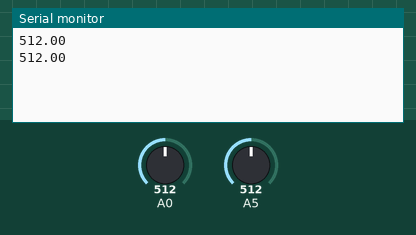
Simulated run of this sketch. Board: Arduino Uno, built with avr-gcc and run on an emulated ATmega328P. Shown: the last lines printed to the serial monitor. The test bench sets the inputs (shaded band); at power-on: A5 = 512, A0 = 512.

Above: at 2.8 s.
2.9 s: A5 set to 534
At 4.6 s:
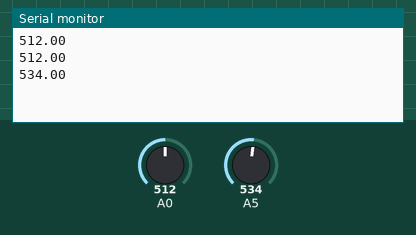
5.6 s: A5 set to 555
At 6.5 s:
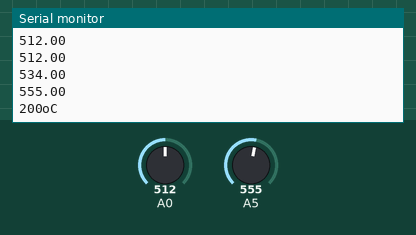
Timing chart, 0 to 8.6 s (numbered marks = the images above; inputs shaded):
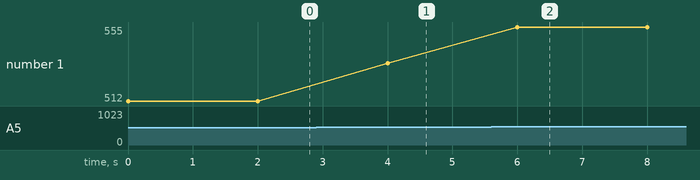

Measured:
- the behaviour switches between 544 and 545 on A5 (found by bisection; images 1 and 2)
- after the input at 2.9 s, the serial monitor: prints a new line after 1.1 s (image 1)
- after the input at 5.6 s, the serial monitor: prints a new line after 0.40 s (image 2)
- plotted number 1: 512 → 534 after the input at 2.9 s, 534 → 555 after the input at 5.6 s

The sketch:

HW1.ino
```cpp
void setup() {
  Serial.begin(9600);
  pinMode(A0, INPUT);
  pinMode(A5, INPUT);
}

void loop() {
  float V = analogRead(A5);
  Serial.println(V);
  // 假設 V 大於 544 是白天
  // 啟動 TMP 偵測當前溫度
  if(V > 544) {
  	float TMP = analogRead(A0);
  	// 官方公式換算
  	int T = int(((TMP * 5000 / 1024) - 500) / 10);
    Serial.print(T);
    Serial.println("oC");
  }
  // 延遲2秒
  delay(2000);
}
```
